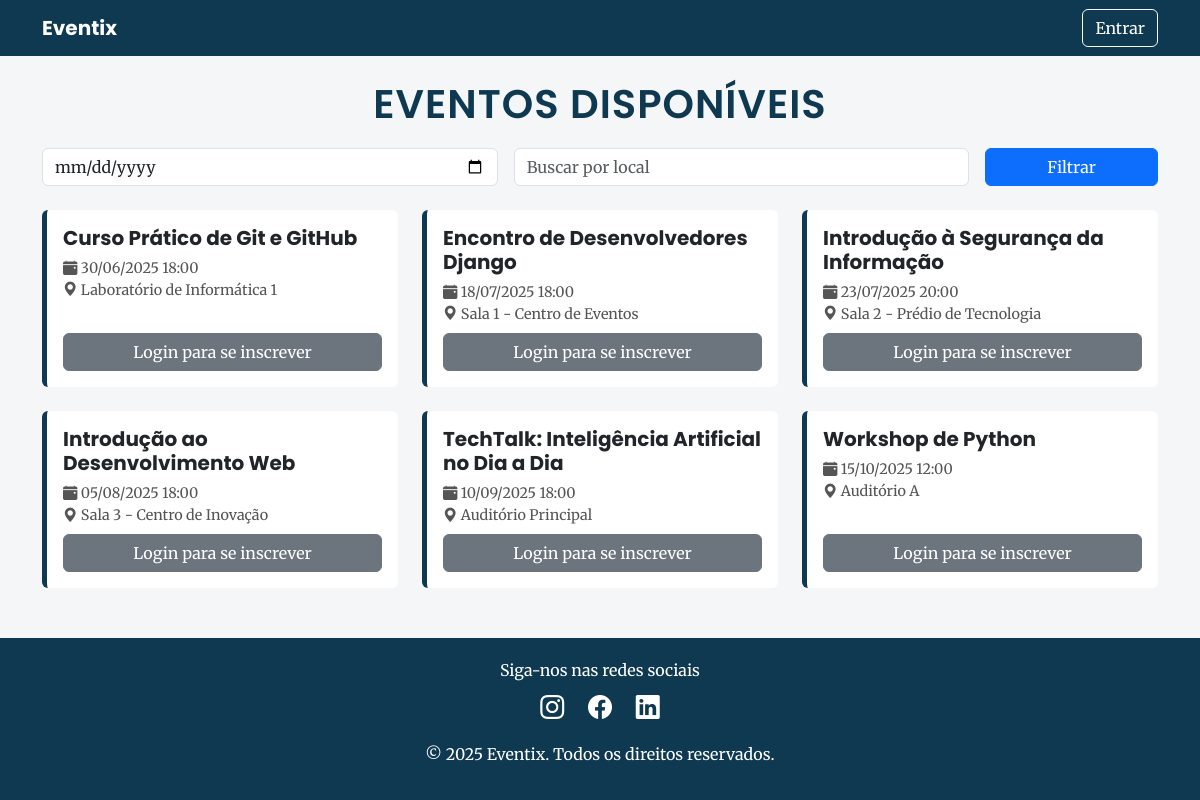
The page / on the database its author committed.
### eventos/models.py (models this page shows, shortened)
class Evento(models.Model):
    titulo = models.CharField(max_length=100)
    descricao = models.TextField()
    data = models.DateTimeField()
    local = models.CharField(max_length=100)
    vagas = models.PositiveIntegerField()
    criado_por = models.ForeignKey(User, on_delete=models.CASCADE)

### eventos/views.py (the view)
# urls.py: path('', views.lista_eventos, name='lista_eventos'),
def lista_eventos(request):
    eventos = Evento.objects.all().order_by('data')
    data = request.GET.get('data')
    local = request.GET.get('local')
    if data:
        eventos = eventos.filter(data__date=data)
    if local:
            eventos = eventos.filter(local__icontains=local)
    return render(request, 'eventos/lista_eventos.html', {'eventos': eventos})

### eventos/templates/eventos/lista_eventos.html (shortened to what this page needs)
<!DOCTYPE html>
<html lang="pt-BR">
<head>
    <link href="https://cdn.jsdelivr.net/npm/bootstrap@5.3.0/dist/css/bootstrap.min.css" rel="stylesheet">
    <link rel="stylesheet" href="https://cdn.jsdelivr.net/npm/bootstrap-icons@1.10.5/font/bootstrap-icons.css">
</head>
<body>
    <nav class="navbar navbar-expand-lg navbar-custom mb-4">
        <div class="container">
            <a class="navbar-brand fw-bold" href="#">Eventix</a>
            <div>
                {% if user.is_authenticated %}
                    <a href="{% url 'meus_eventos' %}" class="btn btn-outline-light me-2">Meus Eventos</a>
                    <form action="{% url 'logout' %}" method="post" class="d-inline">
                        {% csrf_token %}
                        <button type="submit" class="btn btn-outline-warning">Sair</button>
                    </form>
                {% else %}
                    <a href="{% url 'login' %}" class="btn btn-outline-light">Entrar</a>
                {% endif %}
            </div>
        </div>
    </nav>
    <main class="container">
        <h1>Eventos disponíveis</h1>
        <form method="get" class="row g-3 mb-4 filtro-form">
            <div class="col-md-5">
                <input type="date" name="data" class="form-control" value="{{ request.GET.data }}">
            </div>
            <div class="col-md-5">
                <input type="text" name="local" class="form-control" placeholder="Buscar por local" value="{{ request.GET.local }}">
            </div>
            <div class="col-md-2 d-grid">
                <button type="submit" class="btn btn-primary">Filtrar</button>
            </div>
        </form>
        {% if eventos %}
            <div class="row row-cols-1 row-cols-md-2 row-cols-lg-3 g-4">
                {% for evento in eventos %}
                    <div class="col">
                        <div class="card evento-card h-100">
                            <div class="card-body d-flex flex-column justify-content-between">
                                <div>
                                    <h5 class="card-title fw-bold">{{ evento.titulo }}</h5>
                                    <p class="evento-info mb-2">
                                        <i class="bi bi-calendar-event-fill"></i> {{ evento.data|date:"d/m/Y H:i" }}<br />
                                        <i class="bi bi-geo-alt-fill"></i> {{ evento.local }}
                                    </p>
                                </div>
                                <div>
                                    {% if user.is_authenticated %}
                                        <a href="{% url 'inscrever' evento.id %}" class="btn btn-inscrever w-100 text-white">Inscrever-se</a>
                                    {% else %}
                                        <a href="/admin/login/?next=/" class="btn btn-secondary w-100">Login para se inscrever</a>
                                    {% endif %}
                                </div>
                            </div>
                        </div>
                    </div>
                {% endfor %}
            </div>
        {% else %}
            <div class="alert alert-info text-center mt-5" role="alert">
                Nenhum evento disponível no momento.
            </div>
        {% endif %}
    </main>
    <footer>
        <div class="container">
            <p class="mb-2">Siga-nos nas redes sociais</p>
            <div class="footer-icons">
                <a href="https://instagram.com" target="_blank"><i class="bi bi-instagram"></i></a>
                <a href="https://facebook.com" target="_blank"><i class="bi bi-facebook"></i></a>
                <a href="https://linkedin.com" target="_blank"><i class="bi bi-linkedin"></i></a>
            </div>
            <p class="mt-3">&copy; 2025 Eventix. Todos os direitos reservados.</p>
        </div>
    </footer>
</body>
</html>

### eventos/templates/eventos/lista_eventos.html (style rules this page uses)
body { font-family: 'Merriweather', serif; background-color: #f4f6f8; color: #333; }
.navbar-custom { background-color: #0e3950; }
.navbar-custom .navbar-brand, .navbar-custom .nav-link, .navbar-custom .btn { color: #ffffff; }
h1 { color: #0e3950; font-weight: 700; margin-bottom: 20px; text-align: center; text-transform: uppercase; letter-spacing: 1px; }
h1, h5.card-title, .navbar-brand { font-family: 'Poppins', sans-serif; font-weight: 600; }
.evento-card { background-color: #ffffff; border: none; border-left: 5px solid #0e3950; transition: transform 0.2s ease, box-shadow 0.3s ease; }
.evento-info { font-size: 0.9rem; color: #555; }
footer { background-color: #0e3950; color: white; padding: 20px 0; text-align: center; margin-top: 50px; }
.footer-icons a { color: white; margin: 0 10px; font-size: 1.5rem; transition: color 0.3s ease; }
.filtro-form .form-control { background-color: #ffffff; }

### rows shown on the page
Evento: titulo "Curso Prático de Git e GitHub", data "30/06/2025 18:00", local "Laboratório de Informática 1"
Evento: titulo "Encontro de Desenvolvedores Django", data "18/07/2025 18:00", local "Sala 1 - Centro de Eventos"
Evento: titulo "Introdução à Segurança da Informação", data "23/07/2025 20:00", local "Sala 2 - Prédio de Tecnologia"
Evento: titulo "Introdução ao Desenvolvimento Web", data "05/08/2025 18:00", local "Sala 3 - Centro de Inovação"
Evento: titulo "TechTalk: Inteligência Artificial no Dia a Dia", data "10/09/2025 18:00", local "Auditório Principal"
Evento: titulo "Workshop de Python", data "15/10/2025 12:00", local "Auditório A"
